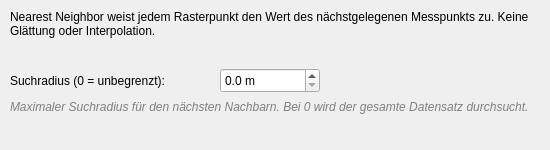
     <widget class="QWidget" name="page_nearest_neighbor">
      <widget class="QLabel" name="label_nn_info">
       <property name="geometry">
        <rect>
         <x>10</x>
         <y>10</y>
         <width>531</width>
         <height>51</height>
        </rect>
       </property>
       <property name="text">
        <string>Nearest Neighbor weist jedem Rasterpunkt den Wert des nächstgelegenen Messpunkts zu. Keine Glättung oder Interpolation.</string>
       </property>
       <property name="alignment">
        <set>Qt::AlignLeading|Qt::AlignLeft|Qt::AlignTop</set>
       </property>
       <property name="wordWrap">
        <bool>true</bool>
       </property>
      </widget>
      <widget class="QLabel" name="label_nn_radius">
       <property name="geometry">
        <rect>
         <x>10</x>
         <y>70</y>
         <width>200</width>
         <height>21</height>
        </rect>
       </property>
       <property name="text">
        <string>Suchradius (0 = unbegrenzt):</string>
       </property>
      </widget>
      <widget class="QDoubleSpinBox" name="doubleSpinBox_nn_radius">
       <property name="geometry">
        <rect>
         <x>220</x>
         <y>68</y>
         <width>100</width>
         <height>25</height>
        </rect>
       </property>
       <property name="suffix">
        <string> m</string>
       </property>
       <property name="decimals">
        <number>1</number>
       </property>
       <property name="minimum">
        <double>0.000000000000000</double>
       </property>
       <property name="maximum">
        <double>10000.000000000000000</double>
       </property>
       <property name="singleStep">
        <double>10.000000000000000</double>
       </property>
       <property name="value">
        <double>0.000000000000000</double>
       </property>
      </widget>
      <widget class="QLabel" name="label_nn_radius_hint">
       <property name="geometry">
        <rect>
         <x>10</x>
         <y>100</y>
         <width>531</width>
         <height>41</height>
        </rect>
       </property>
       <property name="styleSheet">
        <string>color: gray; font-style: italic;</string>
       </property>
       <property name="text">
        <string>Maximaler Suchradius für den nächsten Nachbarn. Bei 0 wird der gesamte Datensatz durchsucht.</string>
       </property>
       <property name="alignment">
        <set>Qt::AlignLeading|Qt::AlignLeft|Qt::AlignTop</set>
       </property>
       <property name="wordWrap">
        <bool>true</bool>
       </property>
      </widget>
     </widget>
